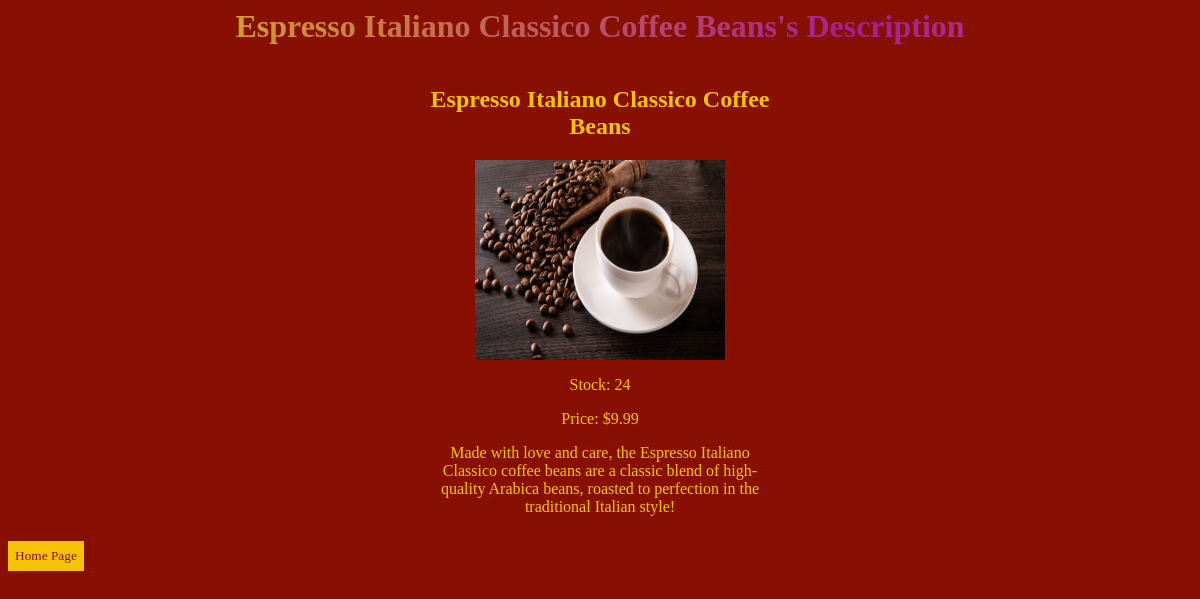
The app's page /prod/100 with its own data.
### tables this page shows
CREATE TABLE product (
  id        integer not null PRIMARY KEY,
  name       varchar(50) not null,
  price       integer not null,
  stock       integer not null,
  category_id    integer not null,
  pic   varchar not null,
  description varchar not null,
  FOREIGN KEY (category_id) REFERENCES category(id)
);

### main.py (the view)
@app.route('/prod/<idnum>')
def productname(idnum):
  connection = sqlite3.connect("myDatabase.db")
  connection.row_factory = sqlite3.Row
  cur = connection.cursor()
  connection.commit()
  cur.execute("SELECT id, name, price, stock, pic, description FROM product WHERE id = ?", (idnum,))
  proddata = cur.fetchone()
  return render_template("proddescrip.html", proddata = proddata)

### templates/proddescrip.html (shortened to what this page needs)
<html>
  <head>
     <link href="/static/style.css" rel="stylesheet" type="text/css" />
  </head>
  <body>
 <center>
   <h1 class = "sameen"> {{ proddata['name'] }}'s Description </h1>
</center>
    <div id="wrap">
    <div class="product">
    </div>
    <div class="product">
      <h2>{{ proddata['name'] }}</h2>
      <img src= "../{{proddata['pic']}}" alt="Italian" width="250"
     height="200">
      {% if proddata['stock'] == 0 %}
        <p>Out of Stock!</p>
        <p>Price: ${{ proddata['price'] }}</p>
       <p>{{ proddata['description'] }}</p>
      {% else %}
        <p>Stock: {{ proddata['stock'] }}</p>
        <p>Price: ${{ proddata['price'] }}</p>
       <p>{{ proddata['description'] }}</p>
      {% endif %}
    </div>
</div>
  <form action = "/">
    <button type="submit">Home Page</button>
    </form>
      </body>
</html>

### static/style.css (style rules this page uses)
.sameen { background-image: linear-gradient( -225deg, #e7ca08 0%, #a41e92 29%, #f6c309 67%, #c1bb15 100% ); background-clip: border-box; background-size: 250% auto; color: #c9bbbb; background-clip: text; -webkit-background-clip: text; -webkit-text-fill-color: transparent; animation: textanimation 1.5s linear infinite; animation-direction: alternate-reverse; }
h1 { animation-name: bckground; animation-duration: 9s; animation-iteration-count: infinite; font-family: Lucida Handwriting, Cursive; }
body { background-color: #871003; color: #f6c309; font-family:Lucida Handwriting, Cursive; }
p { color: #f6c309; font-family: Papyrus, Copperplate, Fantasy; }
button { background-color: #f6c309; color: #871003; padding: 5px 5px; font-family:Lucida Handwriting, Cursive; }
button[type="submit"] { cursor: pointer; border: 2px solid #f6c309; }
.product { border: 1px #f6c309; padding: 20px; text-align: center; }
.product h2 { margin-top: 0; }
.product p { margin-bottom: 5px; }
#wrap { display: grid; grid-template-columns: repeat(3, 1fr); grid-template-rows: (1, 1fr); grid-gap: 20px; }

### records on screen
product: name "Espresso Italiano Classico Coffee Beans", pic (picture), stock "24", price "9.99", description "Made with love and care, the Espresso Italiano Classico coffee beans are a classic blend of high-quality Arabica beans, roasted to perfection in the traditional Italian style!"
